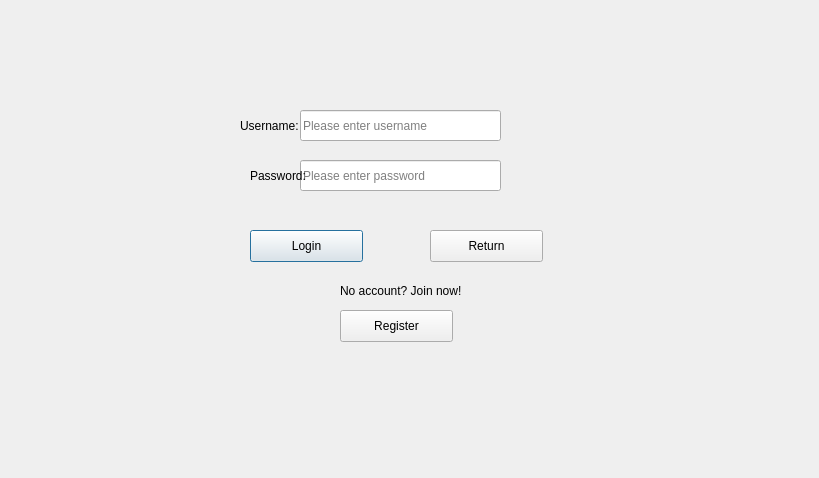
<?xml version="1.0" encoding="UTF-8"?>
<ui version="4.0">
 <class>customer_login_signup</class>
 <widget class="QDialog" name="customer_login_signup">
  <property name="geometry">
   <rect>
    <x>0</x>
    <y>0</y>
    <width>819</width>
    <height>478</height>
   </rect>
  </property>
  <property name="windowTitle">
   <string>Dialog</string>
  </property>
  <widget class="QLabel" name="label">
   <property name="geometry">
    <rect>
     <x>240</x>
     <y>110</y>
     <width>60</width>
     <height>31</height>
    </rect>
   </property>
   <property name="text">
    <string>Username: </string>
   </property>
  </widget>
  <widget class="QLineEdit" name="customer_username">
   <property name="geometry">
    <rect>
     <x>300</x>
     <y>110</y>
     <width>201</width>
     <height>31</height>
    </rect>
   </property>
   <property name="placeholderText">
    <string>Please enter username</string>
   </property>
  </widget>
  <widget class="QLineEdit" name="customer_password">
   <property name="geometry">
    <rect>
     <x>300</x>
     <y>160</y>
     <width>201</width>
     <height>31</height>
    </rect>
   </property>
   <property name="echoMode">
    <enum>QLineEdit::Password</enum>
   </property>
   <property name="placeholderText">
    <string>Please enter password</string>
   </property>
  </widget>
  <widget class="QLabel" name="label_2">
   <property name="geometry">
    <rect>
     <x>250</x>
     <y>160</y>
     <width>60</width>
     <height>31</height>
    </rect>
   </property>
   <property name="text">
    <string>Password: </string>
   </property>
  </widget>
  <widget class="QPushButton" name="customer_login">
   <property name="geometry">
    <rect>
     <x>250</x>
     <y>230</y>
     <width>113</width>
     <height>32</height>
    </rect>
   </property>
   <property name="text">
    <string>Login</string>
   </property>
  </widget>
  <widget class="QLabel" name="label_3">
   <property name="geometry">
    <rect>
     <x>340</x>
     <y>270</y>
     <width>131</width>
     <height>41</height>
    </rect>
   </property>
   <property name="text">
    <string>No account? Join now!</string>
   </property>
  </widget>
  <widget class="QPushButton" name="customer_signup">
   <property name="geometry">
    <rect>
     <x>340</x>
     <y>310</y>
     <width>113</width>
     <height>32</height>
    </rect>
   </property>
   <property name="maximumSize">
    <size>
     <width>816</width>
     <height>16777215</height>
    </size>
   </property>
   <property name="text">
    <string>Register</string>
   </property>
  </widget>
  <widget class="QPushButton" name="pushButton">
   <property name="geometry">
    <rect>
     <x>430</x>
     <y>230</y>
     <width>113</width>
     <height>32</height>
    </rect>
   </property>
   <property name="text">
    <string>Return</string>
   </property>
  </widget>
 </widget>
 <resources/>
 <connections>
  <connection>
   <sender>pushButton</sender>
   <signal>clicked()</signal>
   <receiver>customer_login_signup</receiver>
   <slot>hide()</slot>
   <hints>
    <hint type="sourcelabel">
     <x>523</x>
     <y>252</y>
    </hint>
    <hint type="destinationlabel">
     <x>530</x>
     <y>324</y>
    </hint>
   </hints>
  </connection>
 </connections>
</ui>
